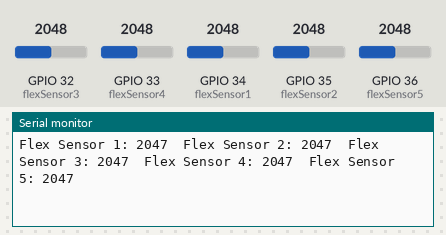
A sketch run on a simulated ESP32. Shown: the last lines printed to the serial monitor. The inputs (shaded band) are chosen by the test bench; at power-on: GPIO 32 (flexSensor3) = 2048, GPIO 33 (flexSensor4) = 2048, GPIO 34 (flexSensor1) = 2048, GPIO 35 (flexSensor2) = 2048, GPIO 36 (flexSensor5) = 2048 (analog values on the 0–4095 scale). Nothing arrives over Bluetooth unless stated.

Above: at 9.7 s.
9.8 s: GPIO 32 (flexSensor3) set to 3060
At 10.7 s:
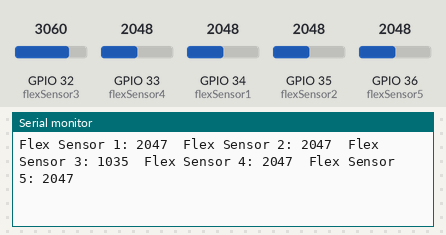
12.9 s: GPIO 32 (flexSensor3) set to 3141
At 13.4 s:
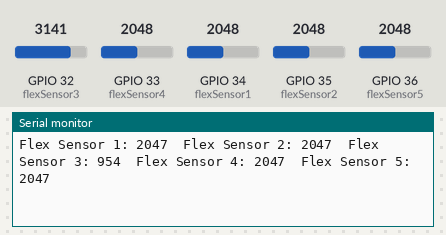
Timing chart, 0 to 15.4 s (numbered marks = the images above; inputs shaded):
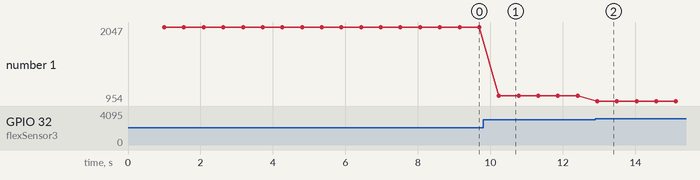

The sketch:

flex_5test.ino
```cpp
#include "BluetoothSerial.h"  // Library for Bluetooth Serial

BluetoothSerial SerialBT;     // Object for Bluetooth Serial

// Define the analog input pins for the flex sensors
const int flexSensor1 = 34;  // GPIO34
const int flexSensor2 = 35;  // GPIO35
const int flexSensor3 = 32;  // GPIO32
const int flexSensor4 = 33;  // GPIO33
const int flexSensor5 = 36;  // GPIO36 (VP)

// Set the ADC resolution (12 bits for a range of 0-4095)
const int adcMaxValue = 4095; // 12-bit ADC max value

void setup() {
  // Initialize the serial communication at 9600 baud rate
  Serial.begin(9600);
  analogReadResolution(12); // Set ADC resolution to 12 bits

  SerialBT.begin("ESP32_BT"); // Name of the Bluetooth device
  Serial.println("Bluetooth device started, ready to pair");

  // Give a little time to ensure the Bluetooth module is properly initialized
  delay(1000);
}

void loop() {
  // Read the analog values from the flex sensors
  int sensorValue1 = analogRead(flexSensor1);
  int sensorValue2 = analogRead(flexSensor2);
  int sensorValue3 = analogRead(flexSensor3);
  int sensorValue4 = analogRead(flexSensor4);
  int sensorValue5 = analogRead(flexSensor5);

  // Invert the sensor readings to get 0 as the baseline
  sensorValue1 = adcMaxValue - sensorValue1;
  sensorValue2 = adcMaxValue - sensorValue2;
  sensorValue3 = adcMaxValue - sensorValue3;
  sensorValue4 = adcMaxValue - sensorValue4;
  sensorValue5 = adcMaxValue - sensorValue5;

  // Ensure the values are within the range 0 to adcMaxValue
  sensorValue1 = max(sensorValue1, 0);
  sensorValue2 = max(sensorValue2, 0);
  sensorValue3 = max(sensorValue3, 0);
  sensorValue4 = max(sensorValue4, 0);
  sensorValue5 = max(sensorValue5, 0);

  // Print the sensor values to the serial monitor
  Serial.print("Flex Sensor 1: ");
  Serial.print(sensorValue1);
  Serial.print("  Flex Sensor 2: ");
  Serial.print(sensorValue2);
  Serial.print("  Flex Sensor 3: ");
  Serial.print(sensorValue3);
  Serial.print("  Flex Sensor 4: ");
  Serial.print(sensorValue4);
  Serial.print("  Flex Sensor 5: ");
  Serial.println(sensorValue5);

  if(sensorValue1==4095 && sensorValue2<4095 && sensorValue3<4095 && sensorValue4<4095 && sensorValue5<4095)
  if (SerialBT.hasClient()) {
    // Send a message to the connected Bluetooth app
    SerialBT.println("One");

    // Wait for a while before sending the next message
    delay(2000); // 2 seconds delay
  }

  // Delay for a short period before the next reading
  delay(500);
}
```

Measured:
- after the input at 9.8 s, the serial monitor: prints a new line after 0.44 s (image 1)
- after the input at 12.9 s, the serial monitor: prints a new line after 0.05 s (image 2)
- plotted number 1: 2047 → 1035 after the input at 9.8 s, 1035 → 954 after the input at 12.9 s
